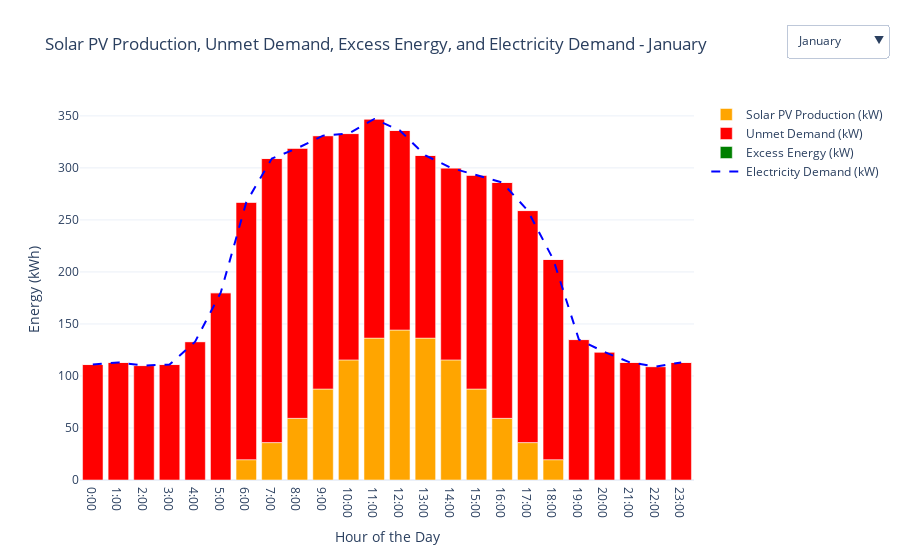

Notebook cell for this chart:
### Markdown cell above
### Step 3: Plot Average Daily Load Curve along with PV Production (Scenario 1)

### Code cell
# Create dropdown options for each month to visualize PV production and peak daily load

dropdown_options_no_battery = []

for month in range(1, 13):
    # Filter data for the specific month
    monthly_data = filtered_data[filtered_data.index.month == month]
    
    # Resample and calculate the peak load for each hour in the month (0-23)
    avg_hourly_load = monthly_data.resample('H').mean()
    peak_daily_load_month = avg_hourly_load.groupby(avg_hourly_load.index.hour).max()

    # Calculate PV production for the specified month
    monthly_pv_production = sas.calculate_monthly_pv_production(month, sas.number_of_panels)

    # Calculate unmet demand and curtailed energy
    unmet_demand = peak_daily_load_month['Consumption'] - monthly_pv_production
    unmet_demand[unmet_demand < 0] = 0  # No unmet demand if PV exceeds consumption

    energy_curtailed = monthly_pv_production - peak_daily_load_month['Consumption']
    energy_curtailed[energy_curtailed < 0] = 0  # No curtailment if consumption exceeds PV production

    # Add dropdown option for each month
    dropdown_options_no_battery.append({
        'label': f'{pd.to_datetime(month, format="%m").strftime("%B")}',  # Month name
        'method': 'update',
        'args': [
            {'y': [
                monthly_pv_production, 
                unmet_demand,
                -energy_curtailed,  # Show excess energy as a negative bar
                peak_daily_load_month['Consumption']
            ]},
            {'title': f'Solar PV Production, Unmet Demand, Excess Energy, and Electricity Demand - {pd.to_datetime(month, format="%m").strftime("%B")}'}
        ]
    })

# Initial figure with January data for non-battery scenario
# Filter data for January
january_data = filtered_data[filtered_data.index.month == 1]
avg_hourly_load_january = january_data.resample('H').mean()
peak_daily_load_january = avg_hourly_load_january.groupby(avg_hourly_load_january.index.hour).max()
monthly_pv_production_january = sas.calculate_monthly_pv_production(1, sas.number_of_panels)

# Calculate unmet demand and curtailed energy for January
unmet_demand_january = peak_daily_load_january['Consumption'] - monthly_pv_production_january
unmet_demand_january[unmet_demand_january < 0] = 0

energy_curtailed_january = monthly_pv_production_january - peak_daily_load_january['Consumption']
energy_curtailed_january[energy_curtailed_january < 0] = 0

# Plot Solar PV Production, Unmet Demand, Excess Energy, and Electricity Demand with dropdown options
fig = go.Figure()

# Add bar trace for Solar PV Production (positive values)
fig.add_trace(go.Bar(
    x=monthly_pv_production_january.index,
    y=monthly_pv_production_january,
    name='Solar PV Production (kW)',
    marker_color='orange'
))

# Add bar trace for Unmet Demand (positive values)
fig.add_trace(go.Bar(
    x=unmet_demand_january.index,
    y=unmet_demand_january,
    name='Unmet Demand (kW)',
    marker_color='red'
))

# Add bar trace for Excess Energy (negative values)
fig.add_trace(go.Bar(
    x=energy_curtailed_january.index,
    y=-energy_curtailed_january,  # Represent excess energy as negative values
    name='Excess Energy (kW)',
    marker_color='green'
))

# Add line trace for Electricity Demand
fig.add_trace(go.Scatter(
    x=peak_daily_load_january.index,
    y=peak_daily_load_january['Consumption'],
    mode='lines',
    name='Electricity Demand (kW)',
    line=dict(color='blue', dash='dash')
))

# Update layout to include dropdown menu on the right side of the plot under the legend
fig.update_layout(
    title='Solar PV Production, Unmet Demand, Excess Energy, and Electricity Demand - January',
    xaxis_title='Hour of the Day',
    yaxis_title='Energy (kWh)',
    xaxis=dict(tickvals=list(range(0, 24)), ticktext=[f'{h}:00' for h in range(0, 24)]),
    template='plotly_white',
    barmode='relative',  # Stack bars such that excess is shown in the negative direction
    updatemenus=[{
        'buttons': dropdown_options_no_battery,
        'direction': 'down',
        'showactive': True,
        'x': 1.15,  # Positioned to the right of the plot
        'xanchor': 'left',
        'y': 1.2,  # Positioned below the legend
        'yanchor': 'top',
    }]
)

# Show the figure
fig.show()

### Figure 1 — Plotly figure (JSON) as saved in the notebook; plotly's stock layout.template omitted (floating-point values rounded to 4 significant figures)
{"data": [{"marker": {"color": "orange"}, "name": "Solar PV Production (kW)", "type": "bar", "x": [0, 1, 2, 3, 4, 5, 6, 7, 8, 9, 10, 11, 12, 13, 14, 15, 16, 17, 18, 19, 20, 21, 22, 23], "y": [0, 0, 0, 0, 0, 0, 19.51, 35.95, 59.27, 87.45, 115.4, 136.4, 144.2, 136.4, 115.4, 87.45, 59.27, 35.95, 19.51, 0, 0, 0, 0, 0]}, {"marker": {"color": "red"}, "name": "Unmet Demand (kW)", "type": "bar", "x": [0, 1, 2, 3, 4, 5, 6, 7, 8, 9, 10, 11, 12, 13, 14, 15, 16, 17, 18, 19, 20, 21, 22, 23], "y": [111, 113, 110, 111, 133, 180, 247.5, 273.0, 259.7, 243.6, 217.6, 210.6, 191.8, 175.6, 184.6, 205.6, 226.7, 223.0, 192.5, 135, 123, 113, 109, 113]}, {"marker": {"color": "green"}, "name": "Excess Energy (kW)", "type": "bar", "x": [0, 1, 2, 3, 4, 5, 6, 7, 8, 9, 10, 11, 12, 13, 14, 15, 16, 17, 18, 19, 20, 21, 22, 23], "y": [0, 0, 0, 0, 0, 0, 0, 0, 0, 0, 0, 0, 0, 0, 0, 0, 0, 0, 0, 0, 0, 0, 0, 0]}, {"line": {"color": "blue", "dash": "dash"}, "mode": "lines", "name": "Electricity Demand (kW)", "type": "scatter", "x": [0, 1, 2, 3, 4, 5, 6, 7, 8, 9, 10, 11, 12, 13, 14, 15, 16, 17, 18, 19, 20, 21, 22, 23], "y": [111, 113, 110, 111, 133, 180, 267, 309, 319, 331, 333, 347, 336, 312, 300, 293, 286, 259, 212, 135, 123, 113, 109, 113]}], "layout": {"barmode": "relative", "title": {"text": "Solar PV Production, Unmet Demand, Excess Energy, and Electricity Demand - January"}, "updatemenus": [{"buttons": [{"args": [{"y": [[0, 0, 0, 0, 0, 0, 19.51, 35.95, 59.27, 87.45, 115.4, 136.4, 144.2, 136.4, 115.4, 87.45, 59.27, 35.95, 19.51, 0, 0, 0, 0, 0], [111, 113, 110, 111, 133, 180, 247.5, 273.0, 259.7, 243.6, 217.6, 210.6, 191.8, 175.6, 184.6, 205.6, 226.7, 223.0, 192.5, 135, 123, 113, 109, 113], [0, 0, 0, 0, 0, 0, 0, 0, 0, 0, 0, 0, 0, 0, 0, 0, 0, 0, 0, 0, 0, 0, 0, 0], [111, 113, 110, 111, 133, 180, 267, 309, 319, 331, 333, 347, 336, 312, 300, 293, 286, 259, 212, 135, 123, 113, 109, 113]]}, {"title": "Solar PV Production, Unmet Demand, Excess Energy, and Electricity Demand - January"}], "label": "January", "method": "update"}, {"args": [{"y": [[0, 0, 0, 0, 0, 0, 29.38, 54.14, 89.26, 131.7, 173.8, 205.4, 217.1, 205.4, 173.8, 131.7, 89.26, 54.14, 29.38, 0, 0, 0, 0, 0], [230, 234, 237, 241, 244, 248, 233.6, 243.9, 203.7, 165.3, 134.2, 112.6, 71.89, 61.63, 77.15, 104.3, 154.7, 177.9, 179.6, 212, 216, 219, 223, 227], [0, 0, 0, 0, 0, 0, 0, 0, 0, 0, 0, 0, 0, 0, 0, 0, 0, 0, 0, 0, 0, 0, 0, 0], [230, 234, 237, 241, 244, 248, 263, 298, 293, 297, 308, 318, 289, 267, 251, 236, 244, 232, 209, 212, 216, 219, 223, 227]]}, {"title": "Solar PV Production, Unmet Demand, Excess Energy, and Electricity Demand - February"}], "label": "February", "method": "update"}, {"args": [{"y": [[0, 0, 0, 0, 0, 0, 42.15, 77.66, 128.0, 188.9, 249.4, 294.6, 311.4, 294.6, 249.4, 188.9, 128.0, 77.66, 42.15, 0, 0, 0, 0, 0], [132, 131, 131, 130, 149, 188, 225.9, 235.3, 175.0, 80.1, 14.61, 0, 0, 0, 0, 78.1, 120.0, 158.3, 160.9, 151, 144, 134, 132, 132], [0, 0, 0, 0, 0, 0, 0, 0, 0, 0, 0, -20.62, -32.45, -39.62, -1.388, 0, 0, 0, 0, 0, 0, 0, 0, 0], [132, 131, 131, 130, 149, 188, 268, 313, 303, 269, 264, 274, 279, 255, 248, 267, 248, 236, 203, 151, 144, 134, 132, 132]]}, {"title": "Solar PV Production, Unmet Demand, Excess Energy, and Electricity Demand - March"}], "label": "March", "method": "update"}, {"args": [{"y": [[0, 0, 0, 0, 0, 0, 46.35, 85.4, 140.8, 207.7, 274.2, 324.0, 342.5, 324.0, 274.2, 207.7, 140.8, 85.4, 46.35, 0, 0, 0, 0, 0], [112, 112, 112, 129, 179, 261, 247.7, 227.6, 175.2, 96.27, 32.76, 0, 0, 0, 0, 14.27, 77.2, 113.6, 87.65, 135, 125, 116, 112, 112], [0, 0, 0, 0, 0, 0, 0, 0, 0, 0, 0, -35.97, -82.48, -102.0, -41.24, 0, 0, 0, 0, 0, 0, 0, 0, 0], [112, 112, 112, 129, 179, 261, 294, 313, 316, 304, 307, 288, 260, 222, 233, 222, 218, 199, 134, 135, 125, 116, 112, 112]]}, {"title": "Solar PV Production, Unmet Demand, Excess Energy, and Electricity Demand - April"}], "label": "April", "method": "update"}, {"args": [{"y": [[0, 0, 0, 0, 0, 0, 47.84, 88.14, 145.3, 214.4, 283.0, 334.4, 353.5, 334.4, 283.0, 214.4, 145.3, 88.14, 47.84, 0, 0, 0, 0, 0], [107, 108, 110, 141, 172, 261, 246.2, 222.9, 158.7, 78.61, 23.96, 0, 0, 0, 0, 24.61, 77.68, 103.9, 96.16, 151, 138, 112, 108, 108], [0, 0, 0, 0, 0, 0, 0, 0, 0, 0, 0, -40.37, -90.47, -77.37, -31.04, 0, 0, 0, 0, 0, 0, 0, 0, 0], [107, 108, 110, 141, 172, 261, 294, 311, 304, 293, 307, 294, 263, 257, 252, 239, 223, 192, 144, 151, 138, 112, 108, 108]]}, {"title": "Solar PV Production, Unmet Demand, Excess Energy, and Electricity Demand - May"}], "label": "May", "method": "update"}, {"args": [{"y": [[0, 0, 0, 0, 0, 0, 52.99, 97.63, 161.0, 237.5, 313.5, 370.4, 391.5, 370.4, 313.5, 237.5, 161.0, 97.63, 52.99, 0, 0, 0, 0, 0], [121, 123, 124, 140, 131, 211, 177.0, 132.4, 85.04, 0, 0, 0, 0, 0, 0, 23.53, 119.0, 124.4, 76.01, 127, 127, 123, 121, 123], [0, 0, 0, 0, 0, 0, 0, 0, 0, -41.47, -79.51, -107.4, -143.5, -68.37, -63.51, 0, 0, 0, 0, 0, 0, 0, 0, 0], [121, 123, 124, 140, 131, 211, 230, 230, 246, 196, 234, 263, 248, 302, 250, 261, 280, 222, 129, 127, 127, 123, 121, 123]]}, {"title": "Solar PV Production, Unmet Demand, Excess Energy, and Electricity Demand - June"}], "label": "June", "method": "update"}, {"args": [{"y": [[0, 0, 0, 0, 0, 0, 56.51, 104.1, 171.7, 253.3, 334.4, 395.0, 417.6, 395.0, 334.4, 253.3, 171.7, 104.1, 56.51, 0, 0, 0, 0, 0], [193, 194, 195, 196, 196, 251, 161.5, 123.9, 52.33, 0, 0, 0, 0, 0, 0, 23.73, 119.3, 135.9, 131.5, 189, 190, 191, 191, 192], [0, 0, 0, 0, 0, 0, 0, 0, 0, -34.27, -117.4, -134.0, -186.6, -162.0, -4.37, 0, 0, 0, 0, 0, 0, 0, 0, 0], [193, 194, 195, 196, 196, 251, 218, 228, 224, 219, 217, 261, 231, 233, 330, 277, 291, 240, 188, 189, 190, 191, 191, 192]]}, {"title": "Solar PV Production, Unmet Demand, Excess Energy, and Electricity Demand - July"}], "label": "July", "method": "update"}, {"args": [{"y": [[0, 0, 0, 0, 0, 0, 52.95, 97.56, 160.9, 237.3, 313.3, 370.1, 391.3, 370.1, 313.3, 237.3, 160.9, 97.56, 52.95, 0, 0, 0, 0, 0], [145, 146, 147, 148, 149, 268, 157.0, 122.4, 20.14, 0, 0, 0, 0, 0, 0, 37.68, 86.14, 148.4, 88.05, 141, 142, 143, 144, 145], [0, 0, 0, 0, 0, 0, 0, 0, 0, -44.32, -134.3, -183.1, -194.3, -150.1, -75.3, 0, 0, 0, 0, 0, 0, 0, 0, 0], [145, 146, 147, 148, 149, 268, 210, 220, 181, 193, 179, 187, 197, 220, 238, 275, 247, 246, 141, 141, 142, 143, 144, 145]]}, {"title": "Solar PV Production, Unmet Demand, Excess Energy, and Electricity Demand - August"}], "label": "August", "method": "update"}, {"args": [{"y": [[0, 0, 0, 0, 0, 0, 46.13, 84.99, 140.1, 206.7, 272.9, 322.4, 340.8, 322.4, 272.9, 206.7, 140.1, 84.99, 46.13, 0, 0, 0, 0, 0], [117, 118, 116, 137, 145, 229, 232.9, 196.0, 124.9, 63.27, 0.08045, 0, 0, 0, 0, 88.27, 121.9, 123.0, 84.87, 124, 121, 117, 116, 118], [0, 0, 0, 0, 0, 0, 0, 0, 0, 0, 0, -66.42, -110.8, -100.4, -41.92, 0, 0, 0, 0, 0, 0, 0, 0, 0], [117, 118, 116, 137, 145, 229, 279, 281, 265, 270, 273, 256, 230, 222, 231, 295, 262, 208, 131, 124, 121, 117, 116, 118]]}, {"title": "Solar PV Production, Unmet Demand, Excess Energy, and Electricity Demand - September"}], "label": "September", "method": "update"}, {"args": [{"y": [[0, 0, 0, 0, 0, 0, 33.2, 61.17, 100.9, 148.8, 196.4, 232.1, 245.3, 232.1, 196.4, 148.8, 100.9, 61.17, 33.2, 0, 0, 0, 0, 0], [123, 121, 121, 138, 148, 250, 277.8, 267.8, 214.1, 181.2, 121.6, 111.9, 73.67, 57.92, 60.55, 111.2, 147.1, 163.8, 135.8, 133, 125, 128, 121, 118], [0, 0, 0, 0, 0, 0, 0, 0, 0, 0, 0, 0, 0, 0, 0, 0, 0, 0, 0, 0, 0, 0, 0, 0], [123, 121, 121, 138, 148, 250, 311, 329, 315, 330, 318, 344, 319, 290, 257, 260, 248, 225, 169, 133, 125, 128, 121, 118]]}, {"title": "Solar PV Production, Unmet Demand, Excess Energy, and Electricity Demand - October"}], "label": "October", "method": "update"}, {"args": [{"y": [[0, 0, 0, 0, 0, 0, 20.97, 38.64, 63.71, 93.99, 124.1, 146.6, 155.0, 146.6, 124.1, 93.99, 63.71, 38.64, 20.97, 0, 0, 0, 0, 0], [120, 116, 121, 123, 147, 162, 245.0, 273.4, 278.3, 245.0, 220.9, 189.4, 188.0, 260.4, 185.9, 216.0, 231.3, 224.4, 200.0, 136, 131, 124, 120, 118], [0, 0, 0, 0, 0, 0, 0, 0, 0, 0, 0, 0, 0, 0, 0, 0, 0, 0, 0, 0, 0, 0, 0, 0], [120, 116, 121, 123, 147, 162, 266, 312, 342, 339, 345, 336, 343, 407, 310, 310, 295, 263, 221, 136, 131, 124, 120, 118]]}, {"title": "Solar PV Production, Unmet Demand, Excess Energy, and Electricity Demand - November"}], "label": "November", "method": "update"}, {"args": [{"y": [[0, 0, 0, 0, 0, 0, 16.8, 30.95, 51.03, 75.29, 99.39, 117.4, 124.1, 117.4, 99.39, 75.29, 51.03, 30.95, 16.8, 0, 0, 0, 0, 0], [112, 112, 110, 117, 144, 185, 238.2, 288.0, 287.0, 260.7, 247.6, 229.6, 244.9, 234.6, 203.6, 224.7, 242.0, 230.0, 238.2, 142, 126, 125, 115, 115], [0, 0, 0, 0, 0, 0, 0, 0, 0, 0, 0, 0, 0, 0, 0, 0, 0, 0, 0, 0, 0, 0, 0, 0], [112, 112, 110, 117, 144, 185, 255, 319, 338, 336, 347, 347, 369, 352, 303, 300, 293, 261, 255, 142, 126, 125, 115, 115]]}, {"title": "Solar PV Production, Unmet Demand, Excess Energy, and Electricity Demand - December"}], "label": "December", "method": "update"}], "direction": "down", "showactive": true, "x": 1.15, "xanchor": "left", "y": 1.2, "yanchor": "top"}], "xaxis": {"ticktext": ["0:00", "1:00", "2:00", "3:00", "4:00", "5:00", "6:00", "7:00", "8:00", "9:00", "10:00", "11:00", "12:00", "13:00", "14:00", "15:00", "16:00", "17:00", "18:00", "19:00", "20:00", "21:00", "22:00", "23:00"], "tickvals": [0, 1, 2, 3, 4, 5, 6, 7, 8, 9, 10, 11, 12, 13, 14, 15, 16, 17, 18, 19, 20, 21, 22, 23], "title": {"text": "Hour of the Day"}}, "yaxis": {"title": {"text": "Energy (kWh)"}}}}
